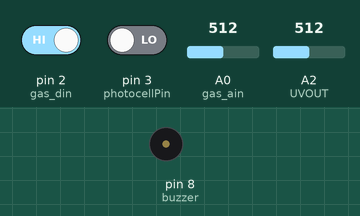
The sketch below on a simulated Arduino Uno, built with avr-gcc and run on an emulated ATmega328P. Parts: buzzer (waves = sounding). The inputs (shaded band) are chosen by the test bench; at power-on: pin 2 (gas_din) HIGH, pin 3 (photocellPin) LOW, A0 (gas_ain) = 512, A2 (UVOUT) = 512.

Above: at 5.4 s.
5.5 s: pin 2 (gas_din) driven LOW
At 6.8 s:
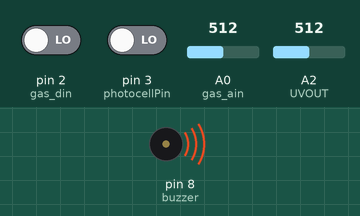
18.0 s: pin 3 (photocellPin) driven LOW
Timing chart, 0 to 26.5 s (numbered marks = the images above; inputs shaded):
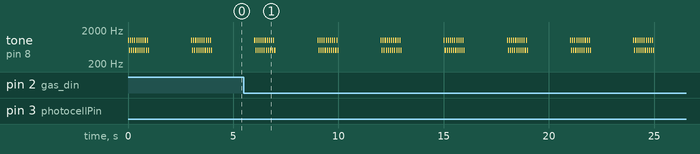

Measured:
- by itself, tone on pin 8 (buzzer): plays 1000 Hz for 0.05 s, 500 Hz for 0.05 s, 1000 Hz for 0.05 s, 500 Hz for 0.05 s, 1000 Hz for 0.05 s, 500 Hz for 0.05 s … (80 notes in this stretch)

The sketch:

fire_gas_post.ino
```cpp
int buzzer = 8; // 用Pin8 輸出方波至蜂鳴器
int gas_din=2;
int gas_ain=A0;
int ad_value;
int photocellPin = 3;
int val = 0;
String sensor_value[4] ;
int UVOUT = A2;
int REF_3V3 = A1;
void setup()
{
  pinMode(buzzer,OUTPUT);
  pinMode(gas_din,INPUT);
  pinMode(gas_ain,INPUT);
  pinMode(UVOUT, INPUT);
  pinMode(REF_3V3, INPUT);
  Serial.begin(9600);
  delay(5);
}
void loop()
{
  //GAS
  if(digitalRead(gas_din)==LOW)
  {
    ad_value = analogRead(gas_ain);
    sensor_value[0] = String("Gas leak");
    sensor_value[1] = String(ad_value);
    b();
  }
  else
  {
    sensor_value[0] = String("Gas not leak");
    sensor_value[1] = String("0");
  }
  //FIRE
  val = digitalRead(photocellPin);
  if(val==HIGH)
  {
    sensor_value[2] = String("NO Fire");
  }
  else
  {
   sensor_value[2] = String("ON Fire");
   b();
  }
  //UV
  int uvLevel = averageAnalogRead(UVOUT);
  if(uvLevel<50)
  {
    sensor_value[3] = String("0");
  }
  else if(50 < uvLevel < 318)
  {
    sensor_value[3] = String("LOW");
  }
  else if(318 < uvLevel < 606)
  {
    sensor_value[3] = String("in");
  }
  else if(606 < uvLevel < 795)
  {
    sensor_value[3] = String("high");
  }
  else if(795 < uvLevel < 1079)
  {
    sensor_value[3] = String("excess");
  }
  else
  {
    sensor_value[3] = String("Dangerous");
  }
  sendpy();
}

void b()
{
  for ( int ii=0; ii<10; ii++ ) {
        tone(buzzer,1000);
        delay(50);
        tone(buzzer,500);
        delay(50);
    }
    noTone(buzzer);
    delay(2000);
}

void sendpy()
  {
  if (Serial.available())
    {
      if (Serial.read() == 'a')
      {
        for (int i = 0; i < 4; i++)
        {
          Serial.print(sensor_value[i]);
          Serial.print(",");
        }
          Serial.println("");
      }
    }
  }
int averageAnalogRead(int pinToRead)
{
  byte numberOfReadings = 8;
  unsigned int runningValue = 0;

  for(int x = 0 ; x < numberOfReadings ; x++)
    runningValue += analogRead(pinToRead);
  runningValue /= numberOfReadings;

  return(runningValue);
}
```
